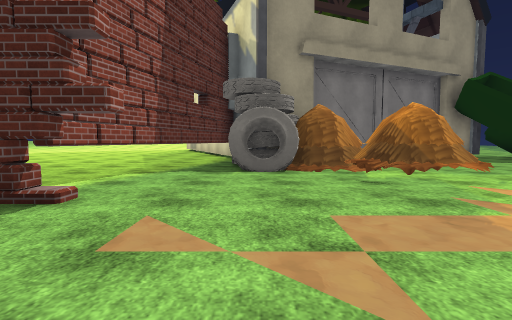
[1] (above)

14 first-person views from a walk through a Unity game level. The camera is 1.2 m above the floor, tilts 4° down and sees 85° across. The floor is counted in squares, 2 m on a side. Each view is taken from the middle of a square. On the plan, view 1 faces up. The plan holds only what a view shows up to about 9 squares ahead; the rest is blank. The place goes on beyond the plan. The player is left out. Some surface patterns are stand-ins.

[2]
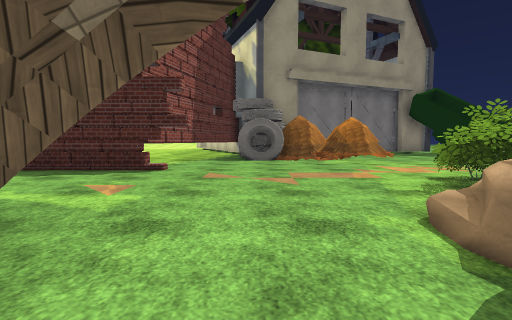

[3]
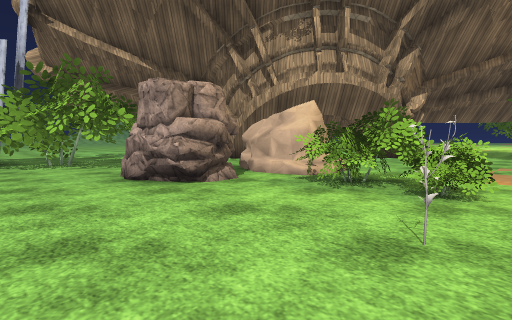

[4]
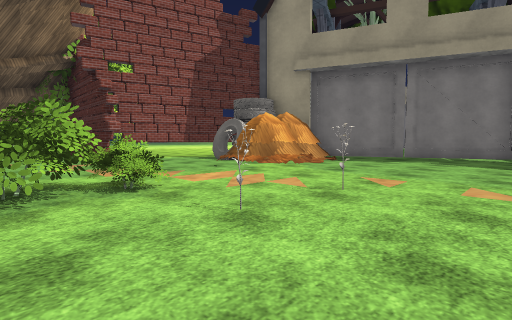

[5]
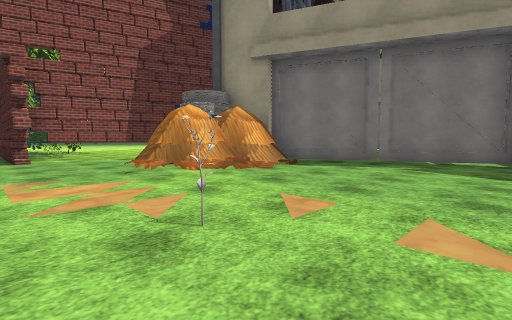

[6]
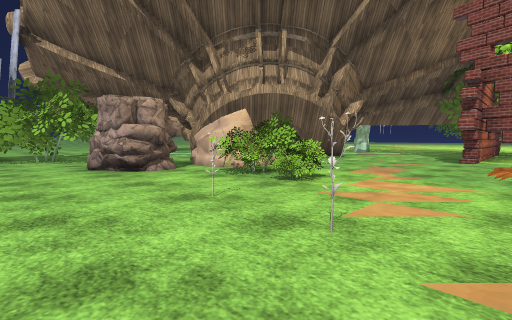

[7]
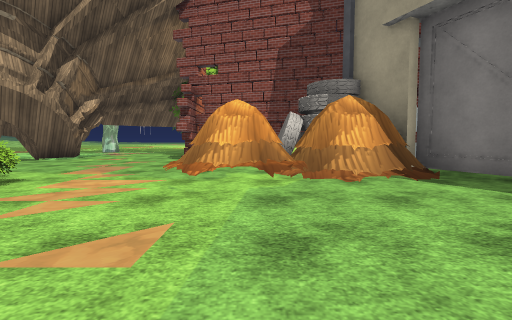

[8]
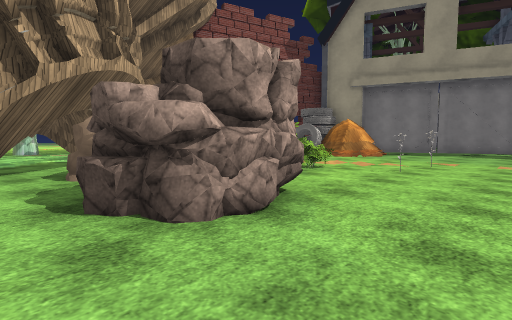

[9]
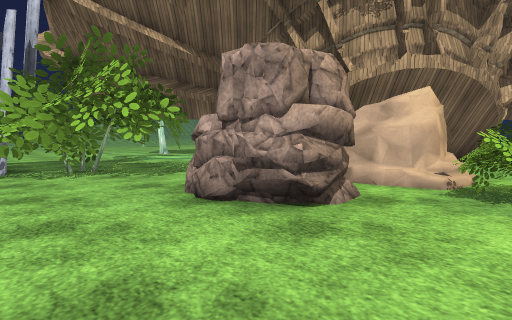

[10]
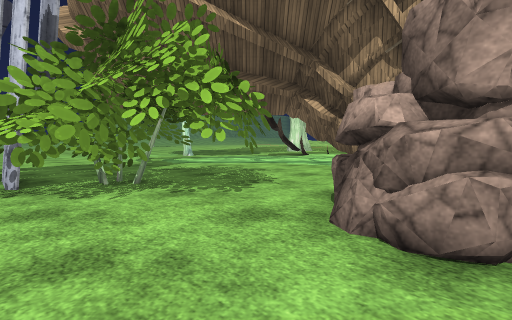

[11]
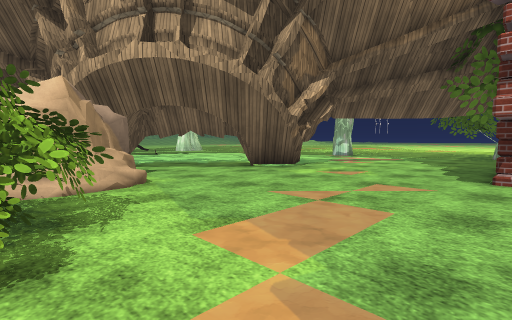

[12]
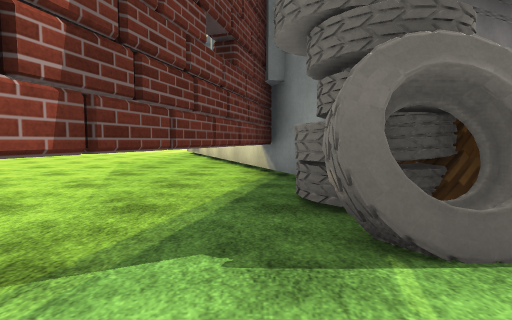

[13]
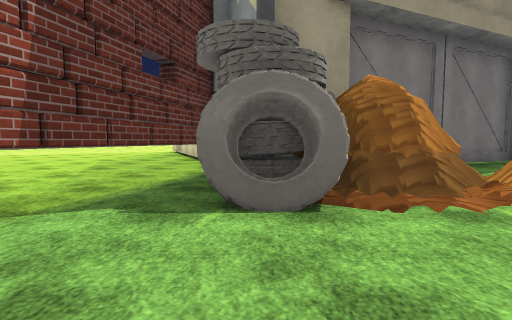

[14]
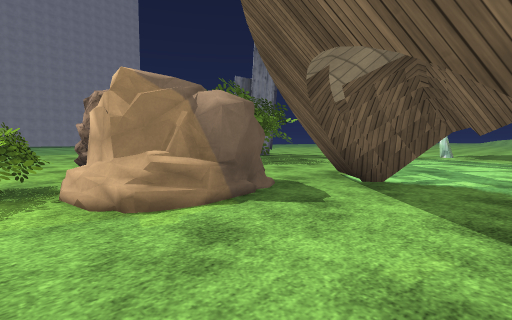

### Floor plan
Key: @ floor where view 1 was taken; # wall or solid block; . floor; / step, stairs or slope; T thing the floor can be seen under or through; O other object.
Columns run from 8 left of view 1 to 7 right of it. Each row starts with its distance up from view 1.
 13 ......#
 12 ......##
 11  ......#
 10  ......#    ####
  9  ......######...
  8  ......###O.....
  7    ...T.OOO/....
  6    ...T.OOO.....
  5     ..T...OO....
  4     .T....OO....
  3    ##TT......O..
  2 ...........O.O..
  1 ...........OO...
  0  .......@.OOO...
 -1   ...#T#..OOOO..
 -2    ...T..OOOOO..
 -3    ...T..TO.OO..
 -4      ..TTTT..T..
 -5       ...T..TTTT
 -6        .....TTT
 -7        ......TT#
 -8        ....... #
 -9          ......
-10         .......
-11         .. ....
-12              ..

Positions as (right, up) in squares from view 1, and headings:
1: (0, 0), facing up
2: (0, -3), facing up
3: (7, 2), facing down-left
4: (7, 0), facing up-left
5: (7, 2), facing up-left
6: (7, 4), facing down-left
7: (7, 5), facing left
8: (7, -4), facing up-left
9: (7, 0), facing down-left
10: (7, -2), facing down-left
11: (3, 3), facing down-left
12: (-1, 4), facing up
13: (0, 3), facing up
14: (-1, 0), facing down-right
